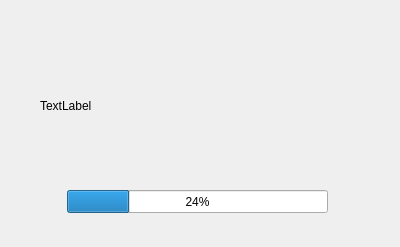
<?xml version="1.0" encoding="UTF-8"?>
<ui version="4.0">
 <class>DialogProgress</class>
 <widget class="QDialog" name="DialogProgress">
  <property name="geometry">
   <rect>
    <x>0</x>
    <y>0</y>
    <width>400</width>
    <height>247</height>
   </rect>
  </property>
  <property name="windowTitle">
   <string>Dialog</string>
  </property>
  <widget class="QProgressBar" name="progressBar">
   <property name="geometry">
    <rect>
     <x>67</x>
     <y>190</y>
     <width>261</width>
     <height>23</height>
    </rect>
   </property>
   <property name="value">
    <number>24</number>
   </property>
  </widget>
  <widget class="QLabel" name="lblInfo">
   <property name="geometry">
    <rect>
     <x>40</x>
     <y>60</y>
     <width>291</width>
     <height>91</height>
    </rect>
   </property>
   <property name="text">
    <string>TextLabel</string>
   </property>
  </widget>
 </widget>
 <resources/>
 <connections/>
</ui>
